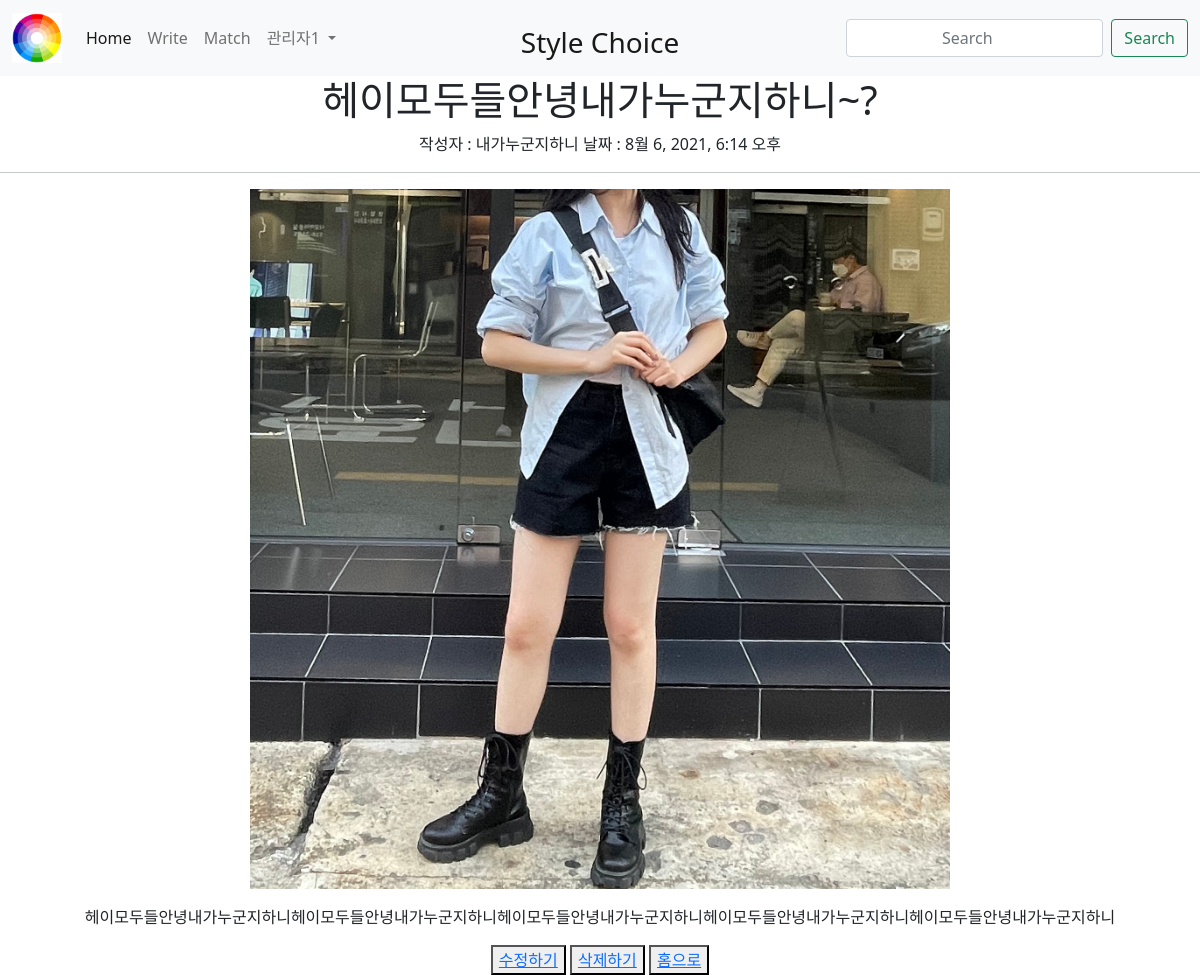
Screenshot of /match/18 (signed in) with the database file from the repository.
### account/models.py (models this page shows)
class CustomUser(AbstractUser): # 해당 프로젝트 setting.spy urls.py 주석처리 해주고 makemigratinos, migrate해주어야함
    nickname = models.CharField(max_length=10)

### match/models.py (models this page shows, shortened)
class Match(models.Model):
    title = models.CharField(max_length=100)
    writer = models.CharField(max_length=50)
    pub_date = models.DateTimeField()
    body = models.TextField()
    image = models.ImageField(upload_to="match/", blank = True, null = True) #media_url에 등록된 media폴더 안에 match라는 폴더를 만들어서 관리하겠다는 설정

### match/views.py (the view)
# urls.py: path('<str:id>', detail, name='detail'),
def detail(request,id):
    match = get_object_or_404(Match, pk = id)
    return render(request, 'detail.html', {'match':match})

### match/templates/detail.html
{% extends 'base.html' %}
{% block content %}
    <h1>{{match.title}}</h1>
    <div>
    작성자 : {{match.writer}}
    날짜 : {{match.pub_date}}
    </div>
    <hr>
    {% if match.image %}
    <p><img src="{{match.image.url}}" alt="" class="detail_img">
    {% endif %}
    </p>
    <p>
    {{match.body}}
    </p>
    <button>
        <a href="{% url 'edit' match.id %}">수정하기</a>
    </button>
    <button>
        <a href="{% url 'delete' match.id %}">삭제하기</a>
    </button>
    <button>
        <a href="{% url 'home'%}">홈으로</a>
    </button>
{% endblock %}

### ideathon/templates/base.html (shortened to what this page needs)
<!DOCTYPE html>
<html lang="en">
<head>
    <link href="https://cdn.jsdelivr.net/npm/bootstrap@5.1.0/dist/css/bootstrap.min.css" rel="stylesheet">
</head>
<body>
    {% load static %}
    <nav class="navbar navbar-expand-lg navbar-light bg-light">
        <div class="container-fluid">
            <a class="navbar-brand" href="{% url 'home' %}">
              <img src="{% static 'home.png' %}" alt= '' width='50' height= '50'>
            </a>
          <div class="collapse navbar-collapse" id="navbarSupportedContent">
            <ul class="navbar-nav me-auto mb-2 mb-lg-0">
              <li class="nav-item">
                <a class="nav-link active" aria-current="page" href="{% url 'home' %}">Home</a>
              </li>
              {%if user.is_authenticated %}
              <li class="nav-item">
                <a class="nav-link" href="{% url 'new' %}">Write</a>
              </li>
              {% endif %}
              <li class="nav-item">
                <a class="nav-link" href="#" onclick=Develop()>Match</a>
              </li>
              <li class="nav-item dropdown">
                <a class="nav-link dropdown-toggle" href="#" id="navbarDropdown" role="button" data-bs-toggle="dropdown" aria-expanded="false">
                    {% if user.is_authenticated %}
                      {% if user.nickname is not None  %}
                        {{user.nickname}}
                      {% else %}
                        {{user.username}}(운영자)님
                      {% endif %}
                    {% else %}
                      Dropdown
                    {% endif %}
                </a>
              </li>
              <li class="nav-item">
                <a class="nav-link active" href="{% url 'home' %}" aria-current="page" style="position:absolute; left:50%; transform:translate(-50%)">
                    <h3>Style Choice</h3>
                </a>
              </li>
            </ul>
            <form class="d-flex">
              <input class="form-control me-2" type="search" placeholder="Search" aria-label="Search">
              <button class="btn btn-outline-success" type="submit" onclick=Develop()>Search</button>
            </form>
          </div>
        </div>
    </nav>
    {% block content %}
    {% endblock %}
</body>
</html>

### ideathon/templates/base.html (style rules this page uses)
* { text-align: center; }
.detail_img { width: 700px; height: 700px; }

### rows the page displays
CustomUser: nickname "관리자1"
Match: title "헤이모두들안녕내가누군지하니~?", writer "내가누군지하니", pub_date "8월 6, 2021, 6:14 오후", image (picture), body "헤이모두들안녕내가누군지하니헤이모두들안녕내가누군지하니헤이모두들안녕내가누군지하니헤이모두들안녕내가누군지하니헤이모두들안녕내가누군지하니"
